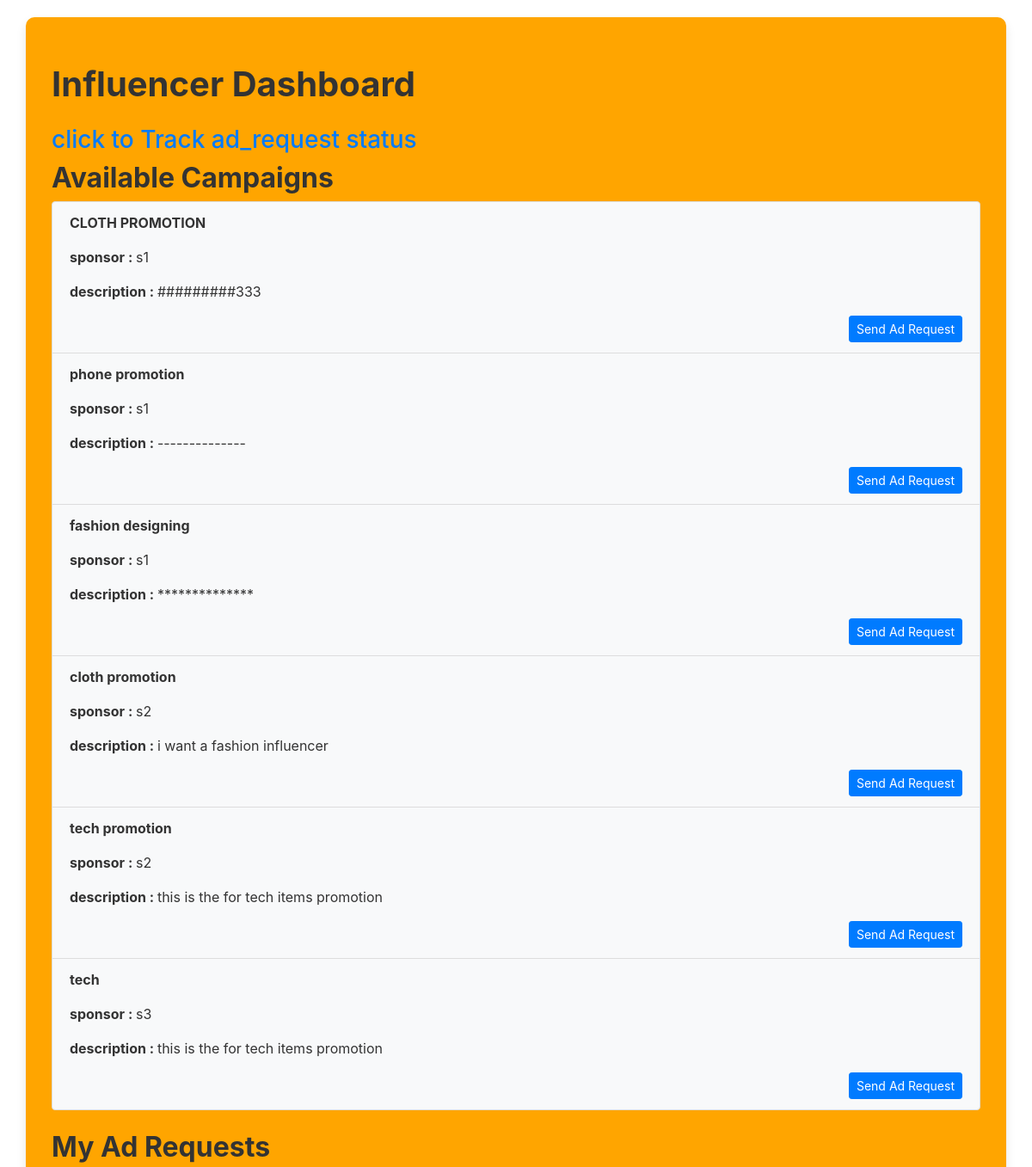
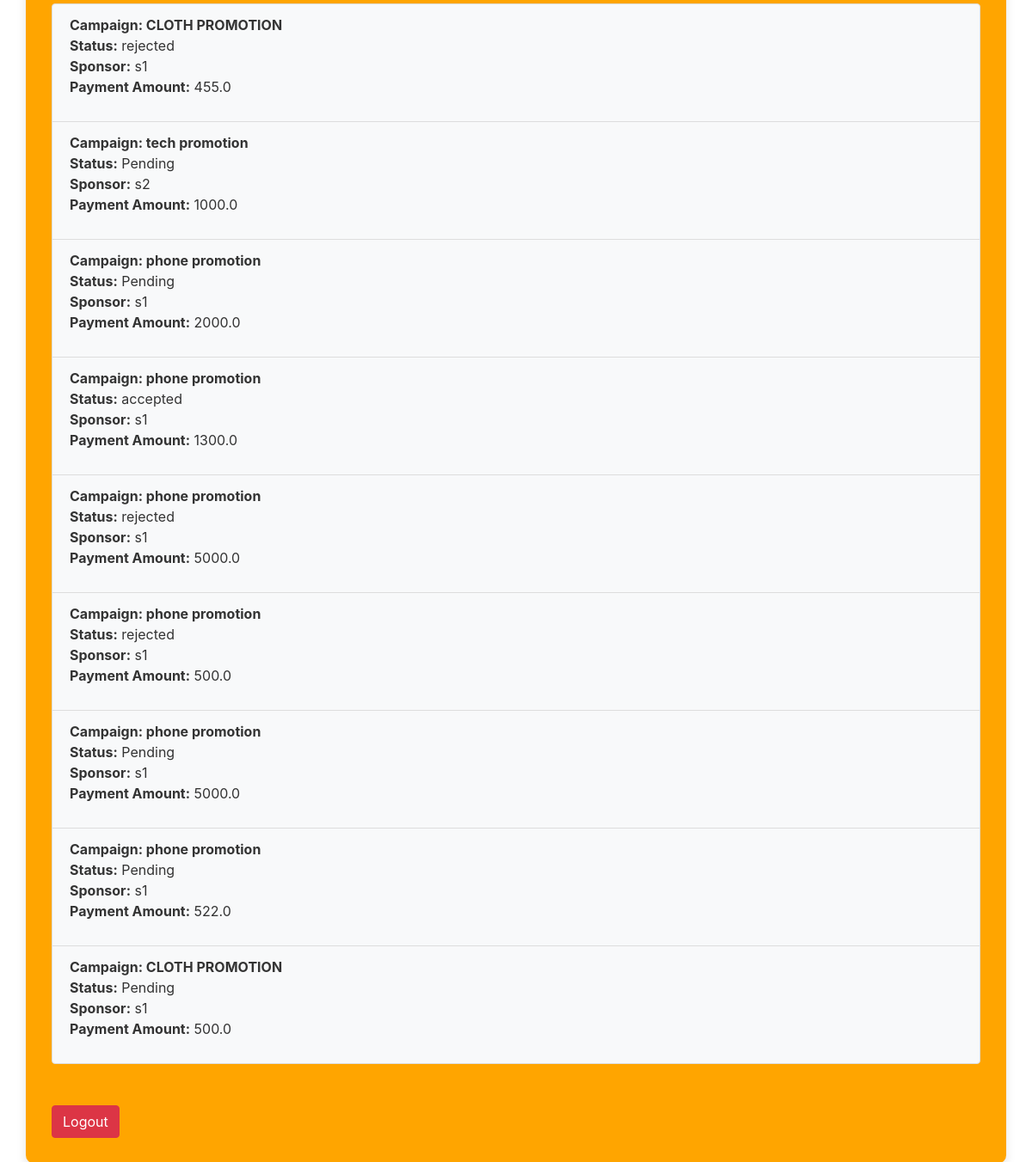
Screenshot of /influencer_dashboard (signed in) with the database file from the repository (2 pictures, top to bottom).
### app.py (models this page shows)
class Campaign(db.Model):
    id = db.Column(db.Integer, primary_key=True)
    name = db.Column(db.String(150), nullable=False)
    description = db.Column(db.Text, nullable=False)
    start_date = db.Column(db.Date, nullable=False)
    end_date = db.Column(db.Date, nullable=False)
    budget = db.Column(db.Float, nullable=False)
    visibility = db.Column(db.String(50), nullable=False)  # public or private
    goals = db.Column(db.String(150), nullable=False)
    sponsor_id = db.Column(db.Integer, db.ForeignKey('user.id'), nullable=False)
    sponsor = db.relationship('User', foreign_keys=[sponsor_id])
    selected_influencers = db.Column(db.String, default="")  # Comma separated list of influencer IDs

class User(db.Model, UserMixin):
    id = db.Column(db.Integer, primary_key=True)
    username = db.Column(db.String(150), unique=True, nullable=False)
    password = db.Column(db.String(150), nullable=False)
    role = db.Column(db.String(50), nullable=False)  # sponsor, influencer
    plateforms=db.Column(db.String(50), default="")#------for influencer
    followers=db.Column(db.String(50), default="")#--------for influencer
    is_blocked=db.Column(db.Boolean, default=False)#-------for influencer

class AdRequest(db.Model):
    id = db.Column(db.Integer, primary_key=True)
    campaign_id = db.Column(db.Integer, db.ForeignKey('campaign.id'), nullable=False)
    influencer_id = db.Column(db.Integer, db.ForeignKey('user.id'), nullable=False)
    sponser_id = db.Column(db.Integer, db.ForeignKey('user.id'), nullable=False)
    messages = db.Column(db.Text, nullable=True)
    requirements = db.Column(db.Text, nullable=False)
    payment_amount = db.Column(db.Float, nullable=False)
    status = db.Column(db.String(50), nullable=False)  # Pending, Accepted, Rejected
    campaign = db.relationship('Campaign', backref='campain')
    customer = db.relationship('User', foreign_keys=[influencer_id])
    sponser = db.relationship('User', foreign_keys=[sponser_id])

### app.py (the view)
@app.route('/influencer_dashboard')
@login_required
def influencer_dashboard():
    if current_user.role != 'influencer':
        return redirect(url_for('index'))
    ad_requests = AdRequest.query.filter_by(influencer_id=current_user.id).all()
    campaigns = Campaign.query.filter_by(visibility='public').all()
    return render_template('influencer_dashboard.html',campaigns=campaigns, ad_requests=ad_requests)

### app.py (called while the page is built)
@login_manager.user_loader
def load_user(user_id):
    return User.query.get(int(user_id))

### templates/influencer_dashboard.html (shortened to what this page needs)
<!DOCTYPE html>
<html lang="en">
<head>
    <link rel="stylesheet" href="https://maxcdn.bootstrapcdn.com/bootstrap/4.0.0/css/bootstrap.min.css">
</head>
<body>
    <div class="container">
        <h1 class="my-4">Influencer Dashboard</h1>
        <h3><a href="{{ url_for('influencer_summary')}}">click to Track ad_request status</a></h3>
        <h2>Available Campaigns</h2>
        <ul class="list-group mb-4">
            {% for campaign in campaigns %}
            <li class="list-group-item">
                <p><strong>{{ campaign.name }}</strong></p>
                <p><strong>sponsor : </strong>{{campaign.sponsor.username}}</p>
                <p><strong>description : </strong>{{ campaign.description }}</p>
                <button class="btn btn-primary btn-sm float-right">
                    <a href="{{ url_for('send_ad_request', campaign_id=campaign.id) }}" class="text-white">Send Ad Request</a>
                </button>
            </li>
            {% endfor %}
        </ul>
        <h2>My Ad Requests</h2>
        <ul class="list-group mb-4">
            {% for ad_request in ad_requests %}
            <li class="list-group-item">
                <strong>Campaign: {{ ad_request.campaign.name }}</strong><br>
                <strong>Status:</strong> {{ ad_request.status }}<br>
                <strong>Sponsor:</strong> {{ ad_request.campaign.sponsor.username }}<br>
                <p><strong>Payment Amount:</strong> {{ ad_request.payment_amount }}</p>
            </li>
            {% endfor %}
        </ul>
        <a href="{{ url_for('logout') }}" class="btn btn-danger mt-4">Logout</a>
    </div>
</body>
</html>

### templates/influencer_dashboard.html (style rules this page uses)
body { background-color: #fff; color: #333; padding: 20px; }
.container { background-color: #FFA500; border-radius: 10px; box-shadow: 0 6px 12px rgba(0, 0, 0, 0.1); padding: 30px; }
h1, h2 { color: #333; font-weight: bold; }
.list-group-item { background-color: #f8f9fa; border: 1px solid #ddd; }
.btn-primary { background-color: #007bff; border-color: #007bff; }
.btn-danger { background-color: #dc3545; border-color: #dc3545; }
.btn-sm { margin-left: 10px; }
.btn a { color: white; text-decoration: none; }

### rows the page displays
Campaign: name "CLOTH PROMOTION", sponsor.username "s1", description "#########333"
Campaign: name "phone promotion", sponsor.username "s1", description "--------------"
Campaign: name "fashion designing", sponsor.username "s1", description "**************"
Campaign: name "cloth promotion", sponsor.username "s2", description "i want a fashion influencer"
Campaign: name "tech promotion", sponsor.username "s2", description "this is the for tech items promotion"
Campaign: name "tech", sponsor.username "s3", description "this is the for tech items promotion"
AdRequest: campaign.name "CLOTH PROMOTION", status "rejected", campaign.sponsor.username "s1", payment_amount "455.0"
AdRequest: campaign.name "tech promotion", status "Pending", campaign.sponsor.username "s2", payment_amount "1000.0"
AdRequest: campaign.name "phone promotion", status "Pending", campaign.sponsor.username "s1", payment_amount "2000.0"
AdRequest: campaign.name "phone promotion", status "accepted", campaign.sponsor.username "s1", payment_amount "1300.0"
AdRequest: campaign.name "phone promotion", status "rejected", campaign.sponsor.username "s1", payment_amount "5000.0"
AdRequest: campaign.name "phone promotion", status "rejected", campaign.sponsor.username "s1", payment_amount "500.0"
AdRequest: campaign.name "phone promotion", status "Pending", campaign.sponsor.username "s1", payment_amount "5000.0"
AdRequest: campaign.name "phone promotion", status "Pending", campaign.sponsor.username "s1", payment_amount "522.0"
AdRequest: campaign.name "CLOTH PROMOTION", status "Pending", campaign.sponsor.username "s1", payment_amount "500.0"
